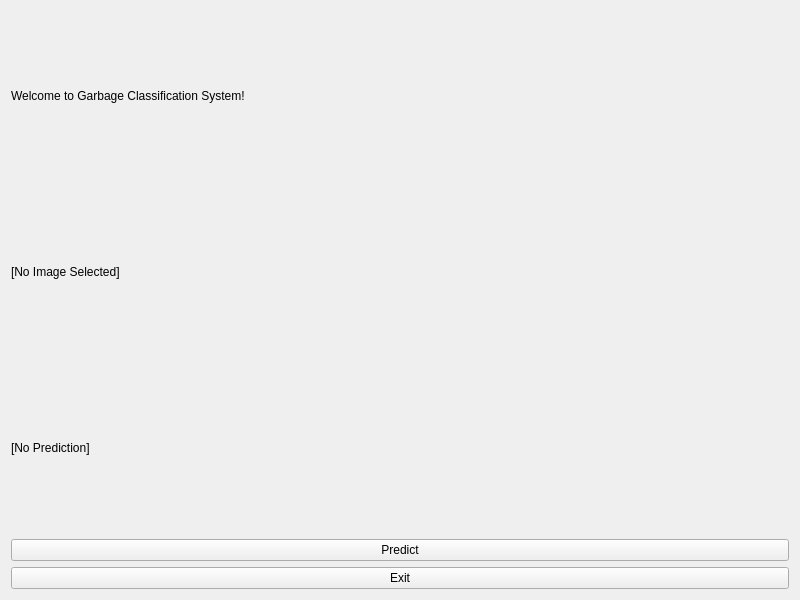
<?xml version="1.0" encoding="UTF-8"?>
<ui version="4.0">
 <class>MainWindow</class>
 <widget class="QWidget" name="MainWindow">
  <property name="geometry">
   <rect>
    <x>0</x>
    <y>0</y>
    <width>800</width>
    <height>600</height>
   </rect>
  </property>
  <property name="windowTitle">
   <string>Garbage Classification</string>
  </property>
  <layout class="QVBoxLayout" name="verticalLayout">
   <item>
    <widget class="QLabel" name="titleLabel">
     <property name="text">
      <string>Welcome to Garbage Classification System!</string>
     </property>
     <property name="alignment">
      <set>Qt.AlignCenter</set>
     </property>
    </widget>
   </item>
   <item>
    <widget class="QLabel" name="imageLabel">
     <property name="text">
      <string>[No Image Selected]</string>
     </property>
     <property name="alignment">
      <set>Qt.AlignCenter</set>
     </property>
    </widget>
   </item>
   <item>
    <widget class="QLabel" name="predictionLabel">
     <property name="text">
      <string>[No Prediction]</string>
     </property>
     <property name="alignment">
      <set>Qt.AlignCenter</set>
     </property>
    </widget>
   </item>
   <item>
    <widget class="QPushButton" name="predictButton">
     <property name="text">
      <string>Predict</string>
     </property>
    </widget>
   </item>
   <item>
    <widget class="QPushButton" name="exitButton">
     <property name="text">
      <string>Exit</string>
     </property>
    </widget>
   </item>
  </layout>
 </widget>
 <resources/>
 <connections/>
</ui>
